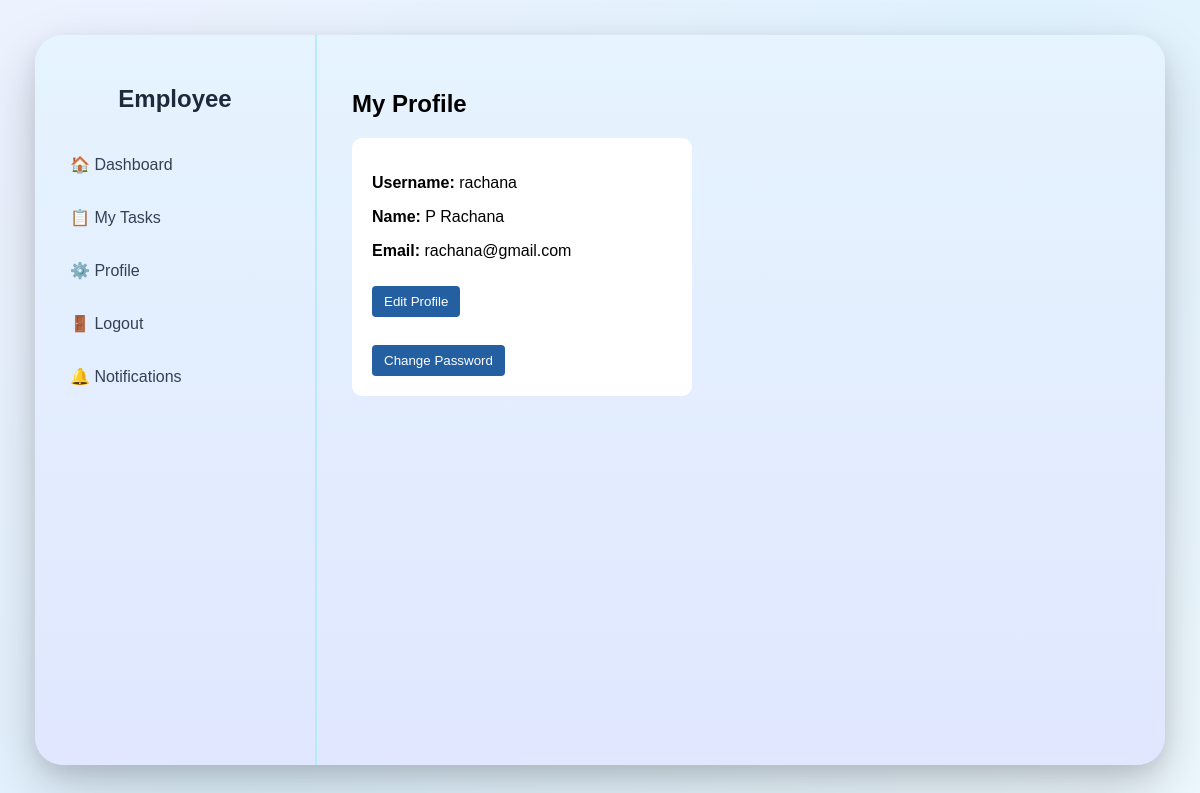
Screenshot of /profile (signed in) with the database file from the repository.
### tables this page shows
CREATE TABLE users (
        userid INTEGER PRIMARY KEY AUTOINCREMENT,
        username TEXT,
        password TEXT,
        role TEXT
    );

CREATE TABLE employees (
        emp_id INTEGER PRIMARY KEY AUTOINCREMENT,
        userid INTEGER,
        full_name TEXT,
        email TEXT
    );

### app.py (the view)
@app.route('/profile')
def profile():
    db = get_db()
    cursor = db.cursor()
    cursor.execute("""
        SELECT users.username, employees.full_name, employees.email
        FROM users
        JOIN employees ON users.userid = employees.userid
        WHERE users.userid = ?
    """, (session['userid'],))
    user = cursor.fetchone()
    return render_template("profile.html", user=user)

### app.py (called while the page is built)
def get_db():
    BASE_DIR = os.path.dirname(os.path.abspath(__file__))
    db_path = os.path.join(BASE_DIR, "etms.db")
    conn = sqlite3.connect(db_path)
    conn.row_factory = sqlite3.Row
    return conn

### templates/profile.html
{% extends "baseE.html" %}
{% block content %}
<h2>My Profile</h2>
<div style="display:flex; gap:30px;">
    <div style="background:white; padding:20px; border-radius:10px; width:300px;">
        <p><b>Username:</b> {{user[0]}}</p>
        <p><b>Name:</b> {{user[1]}}</p>
        <p><b>Email:</b> {{user[2]}}</p>
        <a href="/edit_profile"><button>Edit Profile</button></a><br><br>
        <a href="/change_password"><button>Change Password</button></a>
    </div>
{% endblock %}

### static/css/emp.css (style rules this page uses)
body { margin: 0; font-family: Arial, Helvetica, sans-serif; background: linear-gradient( 135deg, #eef2ff, #e0f2fe, #f0f9ff ); height: 100vh; overflow: hidden; padding: 35px; }
button { background: #245fa2; color: white; border: none; padding: 8px 12px; border-radius: 4px; margin-top: 10px; }

### rows the page displays
users: username "rachana"
employees: full_name "P Rachana", email "rachana@gmail.com"
